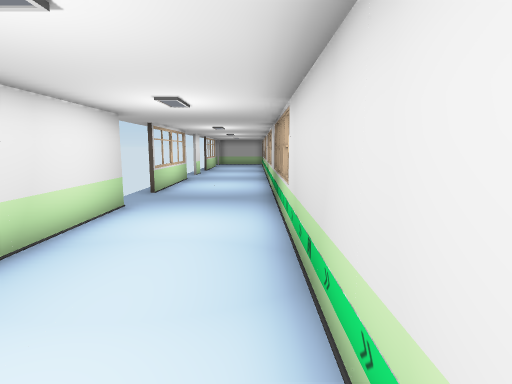
[1] (above)

12 first-person views from a walk through a Unity game level. The camera is 1.5 m above the floor, tilts 8° down and sees 80° across. Doors are open. The floor is counted in squares, 1 m on a side. Each view is taken from the middle of a square. On the plan, view 1 faces up. The plan holds only what a view shows up to about 15 squares ahead; the rest is blank. The place goes on beyond the plan.

[2]
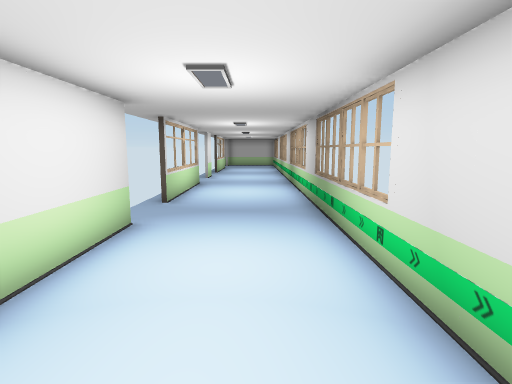

[3]
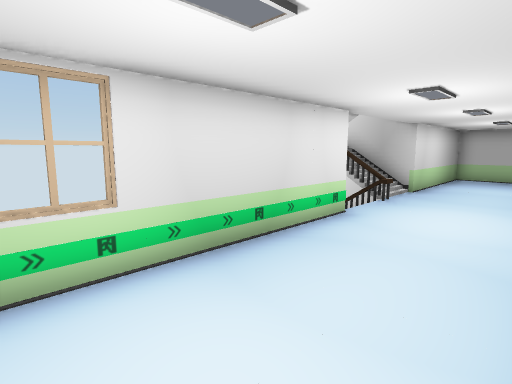

[4]
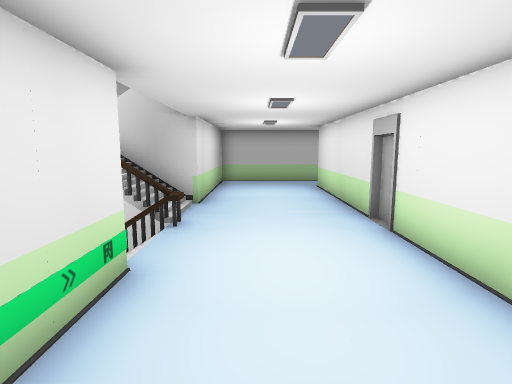

[5]
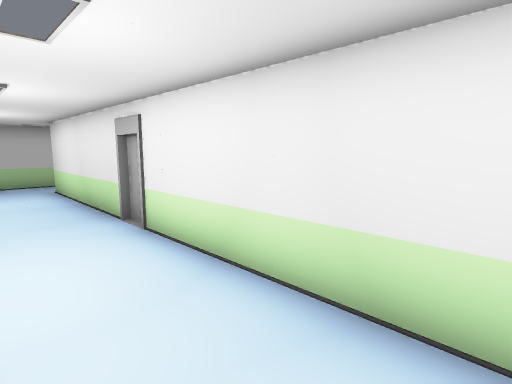

[6]
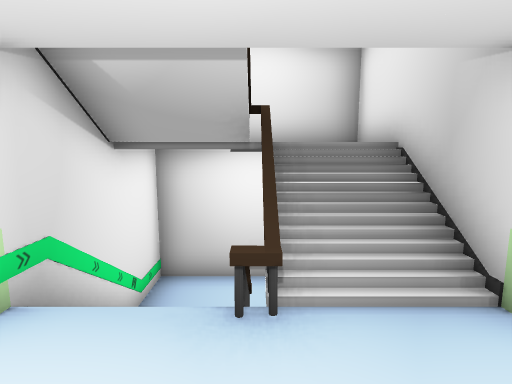

[7]
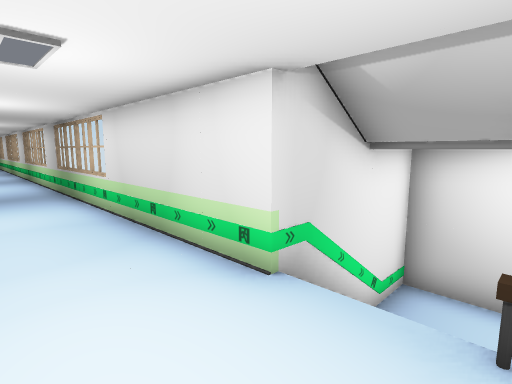

[8]
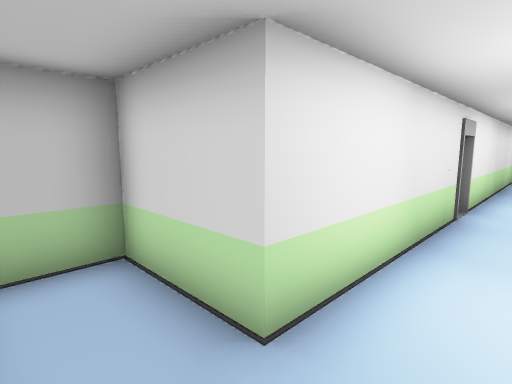

[9]
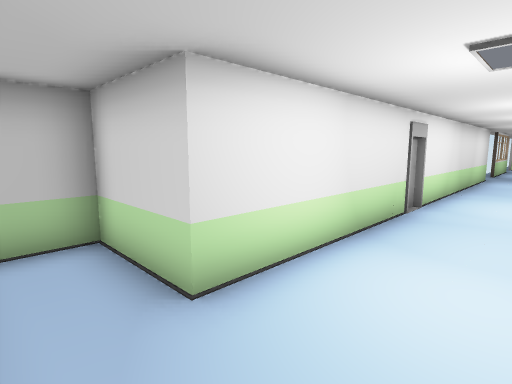

[10]
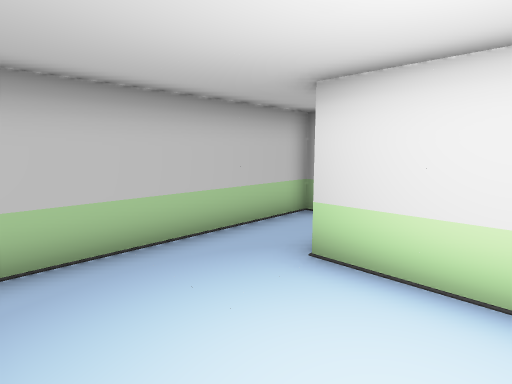

[11]
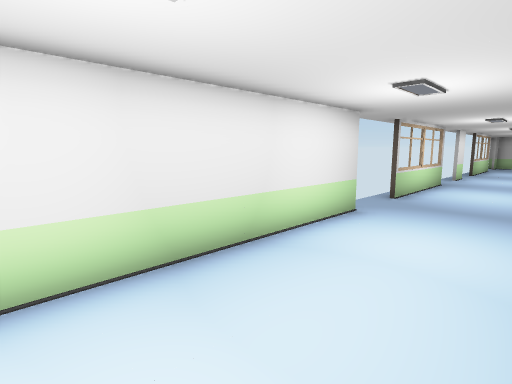

[12]
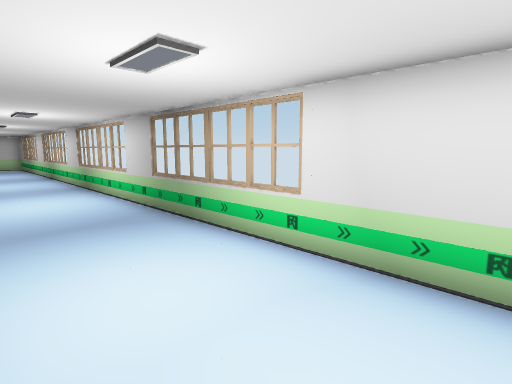

### Floor plan
Key: @ floor where view 1 was taken; # wall or solid block; . main floor; - floor 1.5 m lower than the main floor; : floor 1.5 m higher than the main floor; / step, stairs or slope; D open door; = window, fence, low wall or low ledge; O other object.
Columns run from 6 left of view 1 to 5 right of it. Each row starts with its distance up from view 1.
 16   DD...#
 15   #....=
 14   =....#
 13   #....=
 12   =....#
 11   =....#
 10   DD...#
  9   DD...=
  8   D....#
  7   #....=
  6   #....#
  5   #....#
  4   #....#
  3   #....#
  2   #....#
  1   #....O
  0   #...@O####
 -1   #..../  -#
 -2   #....=##/#
 -3   #....///:#
 -4   #....#####
 -5   #....#
 -6   #....#
 -7   #....#
 -8 #O#....#
 -9 #......#
-10 #......#
-11 ########

Positions as (right, up) in squares from view 1, and headings:
1: (0, 0), facing up
2: (-1, 2), facing up
3: (-3, 7), facing down-right
4: (-1, 4), facing down
5: (-1, 4), facing down-left
6: (-2, -2), facing right
7: (-2, -2), facing up-right
8: (-2, -10), facing up-left
9: (-1, -10), facing up-left
10: (0, -6), facing down-left
11: (0, 1), facing up-left
12: (-3, 3), facing up-right
